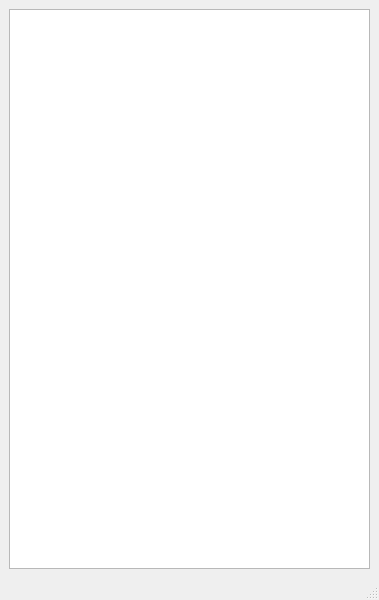
<?xml version="1.0" encoding="UTF-8"?>
<ui version="4.0">
 <class>MainWindow</class>
 <widget class="QMainWindow" name="MainWindow">
  <property name="geometry">
   <rect>
    <x>0</x>
    <y>0</y>
    <width>379</width>
    <height>600</height>
   </rect>
  </property>
  <property name="windowTitle">
   <string>MainWindow</string>
  </property>
  <widget class="QWidget" name="centralwidget">
   <layout class="QVBoxLayout" name="verticalLayout_2">
    <item>
     <widget class="QTextEdit" name="textEdit"/>
    </item>
   </layout>
  </widget>
  <widget class="QMenuBar" name="menubar">
   <property name="geometry">
    <rect>
     <x>0</x>
     <y>0</y>
     <width>379</width>
     <height>26</height>
    </rect>
   </property>
  </widget>
  <widget class="QStatusBar" name="statusbar"/>
 </widget>
 <resources/>
 <connections/>
</ui>
